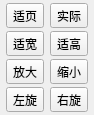
<?xml version="1.0" encoding="UTF-8"?>
<ui version="4.0">
 <class>Form</class>
 <widget class="QWidget" name="Form">
  <property name="geometry">
   <rect>
    <x>0</x>
    <y>0</y>
    <width>94</width>
    <height>95</height>
   </rect>
  </property>
  <property name="windowTitle">
   <string>切换大小</string>
  </property>
  <layout class="QGridLayout" name="gridLayout">
   <property name="leftMargin">
    <number>3</number>
   </property>
   <property name="topMargin">
    <number>3</number>
   </property>
   <property name="rightMargin">
    <number>3</number>
   </property>
   <property name="bottomMargin">
    <number>3</number>
   </property>
   <property name="spacing">
    <number>3</number>
   </property>
   <item row="3" column="1">
    <widget class="QToolButton" name="toolButton_zoom_out">
     <property name="text">
      <string>缩小</string>
     </property>
    </widget>
   </item>
   <item row="1" column="1">
    <widget class="QToolButton" name="toolButton_fit_height">
     <property name="text">
      <string>适高</string>
     </property>
    </widget>
   </item>
   <item row="1" column="0">
    <widget class="QToolButton" name="toolButton_fit_width">
     <property name="text">
      <string>适宽</string>
     </property>
    </widget>
   </item>
   <item row="4" column="0">
    <widget class="QToolButton" name="toolButton_rotate_left">
     <property name="text">
      <string>左旋</string>
     </property>
    </widget>
   </item>
   <item row="3" column="0">
    <widget class="QToolButton" name="toolButton_zoom_in">
     <property name="text">
      <string>放大</string>
     </property>
    </widget>
   </item>
   <item row="4" column="1">
    <widget class="QToolButton" name="toolButton_rotate_right">
     <property name="text">
      <string>右旋</string>
     </property>
    </widget>
   </item>
   <item row="0" column="0">
    <widget class="QToolButton" name="toolButton_fit_widght">
     <property name="text">
      <string>适页</string>
     </property>
    </widget>
   </item>
   <item row="0" column="1">
    <widget class="QToolButton" name="toolButton_full_size">
     <property name="text">
      <string>实际</string>
     </property>
    </widget>
   </item>
  </layout>
 </widget>
 <resources/>
 <connections/>
</ui>
